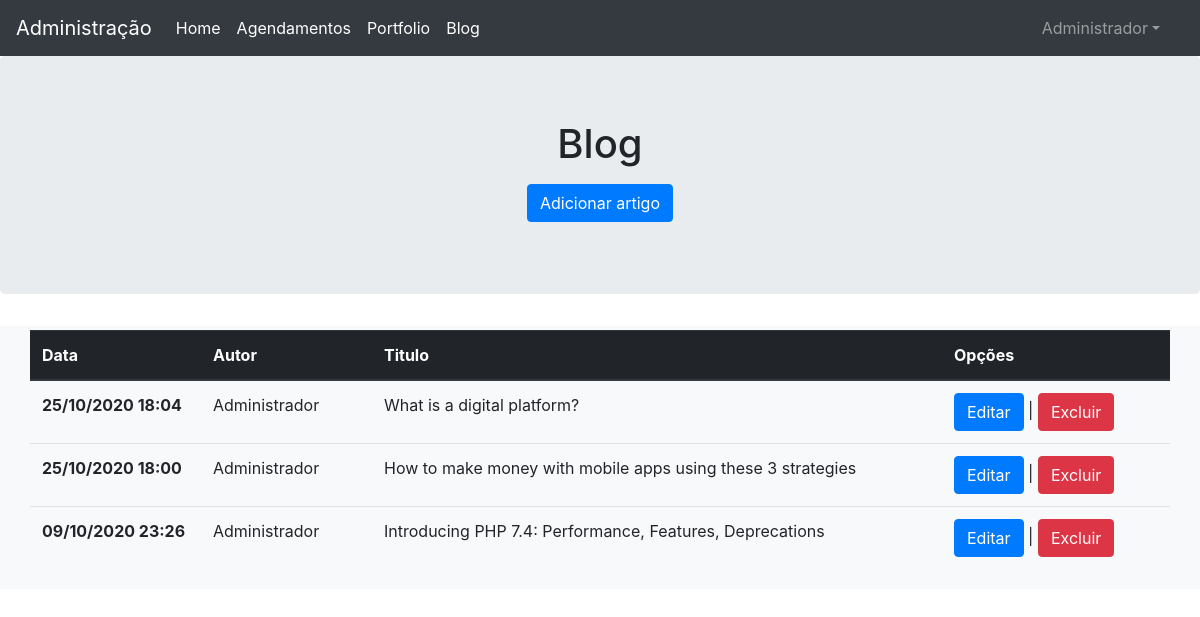
The app's page /admin/blog.php (signed in) with its own data.
### tables this page shows
CREATE TABLE `blog` (
  `id` int(11) NOT NULL,
  `capa` varchar(255) NOT NULL,
  `autor` varchar(255) NOT NULL,
  `categoria` varchar(255) NOT NULL,
  `titulo` varchar(255) NOT NULL,
  `descricao` text NOT NULL,
  `created_at` timestamp NOT NULL DEFAULT current_timestamp(),
  `updated_at` timestamp NOT NULL DEFAULT current_timestamp() ON UPDATE current_timestamp()
);

### admin/blog.php (the view, shortened to what this page needs)
<?php include_once "components/header.php"; ?>
<main role="main">
  <section class="jumbotron text-center">
    <div class="container">
      <h1 class="jumbotron-heading">Blog</h1>
      <a href="addblog.php" class="btn btn-primary my-2">Adicionar artigo</a>
    </div>
  </section>
  <div class="album py-1 bg-light">
    <div class="container">
      <div class="row">
      <table class="table">
        <thead class="thead-dark">
            <tr>
            <th scope="col">Data</th>
            <th scope="col">Autor</th>
            <th scope="col">Titulo</th>
            <th scope="col">Opções</th>
            </tr>
        </thead>
        <tbody>
        <?php
        $sql = $pdo->prepare('SELECT * FROM `blog` ORDER BY `id` DESC');
        $sql->execute();
        while($ln = $sql->fetchObject()){
            $date = new DateTime($ln->created_at);
        ?>
            <tr>
                <th style="width: 15%"><?php echo $date->format('d/m/Y H:i'); ?></th>
                <td style="width: 15%"><?php echo $ln->autor; ?></td>
                <td style="width: 50%"><?php echo $ln->titulo; ?></td>
                <td style="width: 20%"><a href="editblog.php?id=<?php echo $ln->id; ?>" class="btn btn-primary">Editar</a> | <button class="btn btn-danger" onclick="excluirArtigo(<?php echo $ln->id; ?>)">Excluir</button></td>
            </tr>
        <?php
        }
        ?>
            </tbody>
        </table>
      </div>
    </div>
  </div>
</main>
</body>
</html>

### records on screen
blog: created_at "25/10/2020 18:04", autor "Administrador", titulo "What is a digital platform?"
blog: created_at "25/10/2020 18:00", autor "Administrador", titulo "How to make money with mobile apps using these 3 strategies"
blog: created_at "09/10/2020 23:26", autor "Administrador", titulo "Introducing PHP 7.4: Performance, Features, Deprecations"

### other values on screen
$_SESSION['logged_name'] "Administrador"
